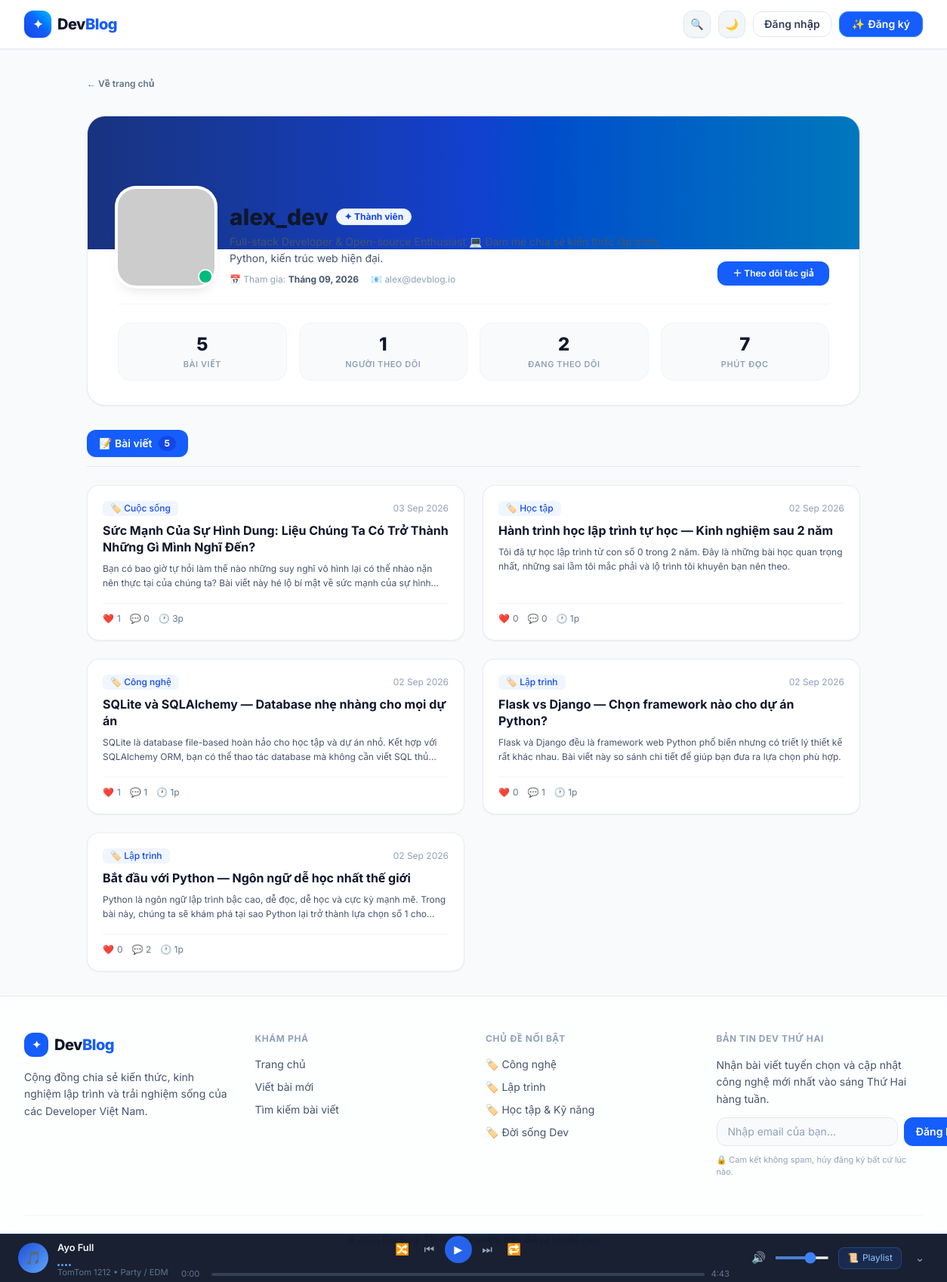
Page /profile/alex_dev on the committed database.
### models.py (models this page shows, shortened)
class User(UserMixin, db.Model):
    __tablename__ = 'users'
    id = db.Column(db.Integer, primary_key=True)
    username = db.Column(db.String(64), unique=True, nullable=False, index=True)
    email = db.Column(db.String(120), unique=True, nullable=False, index=True)
    password_hash = db.Column(db.String(256), nullable=False)
    avatar = db.Column(db.String(300), nullable=True)
    bio = db.Column(db.String(500), nullable=True, default='Lập trình viên & Người yêu công nghệ 🚀')
    role = db.Column(db.String(20), nullable=False, default='user')        # 'admin' | 'user'
    is_banned = db.Column(db.Boolean, nullable=False, default=False)      # True: bị khóa tài khoản
    created_at = db.Column(db.DateTime, default=utc_now)
    posts = db.relationship('Post', backref='author', lazy='dynamic', cascade='all, delete-orphan')
    likes    = db.relationship('Like',    backref='user', lazy='dynamic', cascade='all, delete-orphan')
    comments = db.relationship('Comment', backref='author', lazy='dynamic', cascade='all, delete-orphan')
    bookmarks = db.relationship('Bookmark', backref='user', lazy='dynamic', cascade='all, delete-orphan')
    notifications_received = db.relationship(
        'Notification',
        foreign_keys='Notification.recipient_id',
        backref='recipient',
        lazy='dynamic',
        cascade='all, delete-orphan',
        order_by='Notification.created_at.desc()'
    )
    followed = db.relationship(
        'User',
        secondary=followers,
        primaryjoin=(followers.c.follower_id == id),
        secondaryjoin=(followers.c.followed_id == id),
        backref=db.backref('followers', lazy='dynamic'),
        lazy='dynamic'
    )
    def get_avatar(self):
        if self.avatar and self.avatar.strip():
            return self.avatar.strip()
        return f'https://api.dicebear.com/7.x/bottts/svg?seed={self.username}&backgroundColor=7c6af7,22d3ee,4ade80'
    def short_joined_date(self):
        return self.created_at.strftime('Tháng %m, %Y')
    def followers_count(self):
        return self.followers.count()
    def following_count(self):
        return self.followed.count()

class Tag(db.Model):
    __tablename__ = 'tags'
    id = db.Column(db.Integer, primary_key=True)
    name = db.Column(db.String(50), unique=True, nullable=False, index=True)
    slug = db.Column(db.String(60), unique=True, nullable=False, index=True)
    created_at = db.Column(db.DateTime, default=utc_now)

class Post(db.Model):
    __tablename__ = 'posts'
    id = db.Column(db.Integer, primary_key=True)
    title = db.Column(db.String(200), nullable=False)
    summary = db.Column(db.String(400), nullable=False)
    content = db.Column(db.Text, nullable=False)
    category = db.Column(db.String(50), nullable=False, default='Uncategorized')
    read_time = db.Column(db.Integer, default=1)          # phút đọc
    created_at = db.Column(db.DateTime, default=utc_now)
    updated_at = db.Column(db.DateTime, default=utc_now, onupdate=utc_now)
    user_id = db.Column(db.Integer, db.ForeignKey('users.id'), nullable=True)
    cover_image = db.Column(db.String(500), nullable=True)
    cover_position = db.Column(db.String(50), nullable=True, default='50% 50%')
    tags = db.relationship(
        'Tag',
        secondary=post_tags,
        backref=db.backref('posts', lazy='dynamic'),
        lazy='subquery'
    )
    likes    = db.relationship('Like',    backref='post', lazy='dynamic', cascade='all, delete-orphan')
    comments = db.relationship(
        'Comment',
        backref='post',
        lazy='dynamic',
        cascade='all, delete-orphan',
        order_by='Comment.created_at.asc()'
    )
    def get_cover_image(self):
        if self.cover_image and self.cover_image.strip():
            url = self.cover_image.strip()
            if url.startswith(('http://', 'https://')):
                if 'images.unsplash.com' in url or any(url.lower().endswith(ext) for ext in ('.jpg', '.jpeg', '.png', '.webp', '.gif', '.svg')):
                    return url
            return url
    def get_cover_position(self):
        if self.cover_position and self.cover_position.strip():
            return self.cover_position.strip()
        return '50% 50%'
    def short_date(self):
        return self.created_at.strftime('%d %b %Y')
    def like_count(self):
        return self.likes.count()
    def comment_count(self):
        return self.comments.count()
    def is_liked_by(self, user):
        if user is None or not user.is_authenticated:
            return False
        return self.likes.filter_by(user_id=user.id).first() is not None

### blueprints/auth.py (the view)
@auth_bp.route('/user/<username>')
@auth_bp.route('/profile/<username>')
def user_profile(username):
    user = User.query.filter_by(username=username).first_or_404()
    tab = request.args.get('tab', 'posts')
    posts = Post.query.filter_by(user_id=user.id).order_by(Post.created_at.desc()).all()
    categories_count = len(set(p.category for p in posts))
    total_reading_time = sum(p.read_time for p in posts)
    saved_posts = []
    if current_user.is_authenticated and current_user.id == user.id:
        saved_posts = user.bookmarked_posts().all()
    followers_count = user.followers_count()
    following_count = user.following_count()
    is_following = current_user.is_following(user) if current_user.is_authenticated else False
    return render_template(
        'profile.html',
        user=user,
        posts=posts,
        saved_posts=saved_posts,
        active_tab=tab,
        categories_count=categories_count,
        total_reading_time=total_reading_time,
        followers_count=followers_count,
        following_count=following_count,
        is_following=is_following,
    )

### templates/profile.html (shortened to what this page needs)
{% extends 'base.html' %}
{% block content %}
<div class="max-w-5xl mx-auto space-y-8 fade-in">
  <div>
    <a href="{{ url_for('index') }}" class="inline-flex items-center gap-1.5 text-xs font-semibold text-slate-500 dark:text-slate-400 hover:text-blue-600 dark:hover:text-blue-400 transition">
      ← Về trang chủ
    </a>
  </div>
  <section class="bg-white dark:bg-slate-900 rounded-3xl border border-slate-200/80 dark:border-slate-800 shadow-xs overflow-hidden transition-colors">
    <div class="h-36 sm:h-44 bg-gradient-to-r from-blue-900 via-blue-700 to-sky-600 relative">
      <div class="absolute inset-0 bg-black/10"></div>
    </div>
    <div class="px-6 sm:px-10 pb-8 relative -mt-16 sm:-mt-20">
      <div class="flex flex-col sm:flex-row items-start sm:items-end justify-between gap-6 pb-6 border-b border-slate-100 dark:border-slate-800">
        <div class="flex flex-col sm:flex-row items-start sm:items-end gap-5">
          <div class="relative">
            <img src="{{ user.get_avatar() }}" alt="{{ user.username }}" class="w-28 h-28 sm:w-32 sm:h-32 rounded-3xl object-cover ring-4 ring-white dark:ring-slate-900 shadow-lg bg-white dark:bg-slate-800" />
            <span class="absolute bottom-1 right-1 w-4 h-4 bg-emerald-500 ring-2 ring-white dark:ring-slate-900 rounded-full" title="Đang hoạt động"></span>
          </div>
          <div class="space-y-1">
            <div class="flex items-center gap-2.5 flex-wrap">
              <h1 class="text-2xl sm:text-3xl font-extrabold text-slate-900 dark:text-white">{{ user.username }}</h1>
              <span class="px-2.5 py-0.5 rounded-full bg-blue-50 dark:bg-blue-950 text-blue-700 dark:text-blue-300 font-bold text-xs border border-blue-100 dark:border-blue-900/50">✦ Thành viên</span>
            </div>
            <p class="text-sm text-slate-600 dark:text-slate-300 max-w-xl leading-relaxed">
              {{ user.bio or 'Chưa có lời giới thiệu.' }}
            </p>
            <div class="flex items-center gap-4 text-xs text-slate-400 dark:text-slate-500 pt-1">
              <span>📅 Tham gia: <strong class="text-slate-600 dark:text-slate-300">{{ user.short_joined_date() }}</strong></span>
              <span>📧 {{ user.email }}</span>
            </div>
          </div>
        </div>
        <div class="flex items-center gap-2.5 shrink-0 self-stretch sm:self-auto justify-end">
          {% if current_user.is_authenticated and current_user.id == user.id %}
            <a href="{{ url_for('profile_edit') }}" class="px-4 py-2 rounded-xl bg-slate-100 dark:bg-slate-800 hover:bg-slate-200 dark:hover:bg-slate-700 text-slate-700 dark:text-slate-200 font-semibold text-xs transition" id="edit-profile-btn">
              ⚙️ Sửa hồ sơ
            </a>
            <a href="{{ url_for('post_new') }}" class="px-4 py-2 rounded-xl bg-blue-600 hover:bg-blue-700 text-white font-semibold text-xs shadow-xs transition" id="profile-new-post-btn">
              ✏️ Viết bài
            </a>
          {% else %}
            <a href="{{ url_for('login') }}" class="px-5 py-2 rounded-xl bg-blue-600 hover:bg-blue-700 text-white font-semibold text-xs transition shadow-xs" title="Đăng nhập để theo dõi">
              ＋ Theo dõi tác giả
            </a>
          {% endif %}
        </div>
      </div>
      <div class="grid grid-cols-2 sm:grid-cols-4 gap-4 pt-6 text-center">
        <div class="p-3 rounded-2xl bg-slate-50 dark:bg-slate-800/60 border border-slate-100 dark:border-slate-800">
          <div class="text-xl sm:text-2xl font-extrabold text-slate-900 dark:text-white">{{ posts|length }}</div>
          <div class="text-[11px] font-semibold text-slate-400 dark:text-slate-500 uppercase tracking-wider mt-0.5">Bài viết</div>
        </div>
        <div class="p-3 rounded-2xl bg-slate-50 dark:bg-slate-800/60 border border-slate-100 dark:border-slate-800">
          <div class="text-xl sm:text-2xl font-extrabold text-slate-900 dark:text-white" id="profile-followers-count">{{ followers_count }}</div>
          <div class="text-[11px] font-semibold text-slate-400 dark:text-slate-500 uppercase tracking-wider mt-0.5">Người theo dõi</div>
        </div>
        <div class="p-3 rounded-2xl bg-slate-50 dark:bg-slate-800/60 border border-slate-100 dark:border-slate-800">
          <div class="text-xl sm:text-2xl font-extrabold text-slate-900 dark:text-white" id="profile-following-count">{{ following_count }}</div>
          <div class="text-[11px] font-semibold text-slate-400 dark:text-slate-500 uppercase tracking-wider mt-0.5">Đang theo dõi</div>
        </div>
        <div class="p-3 rounded-2xl bg-slate-50 dark:bg-slate-800/60 border border-slate-100 dark:border-slate-800">
          <div class="text-xl sm:text-2xl font-extrabold text-slate-900 dark:text-white">{{ total_reading_time }}</div>
          <div class="text-[11px] font-semibold text-slate-400 dark:text-slate-500 uppercase tracking-wider mt-0.5">Phút đọc</div>
        </div>
      </div>
    </div>
  </section>
  <section class="space-y-6">
    <div class="flex items-center gap-3 border-b border-slate-200 dark:border-slate-800 pb-3" role="tablist">
      <a
        href="{{ url_for('user_profile', username=user.username, tab='posts') }}"
        class="inline-flex items-center gap-2 px-4 py-2 rounded-xl text-sm font-semibold transition {% if active_tab != 'saved' %}bg-blue-600 text-white shadow-xs{% else %}text-slate-600 dark:text-slate-400 hover:bg-slate-100 dark:hover:bg-slate-800{% endif %}"
        role="tab"
        id="tab-posts"
      >
        📝 Bài viết <span class="px-2 py-0.5 rounded-full text-xs font-bold {% if active_tab != 'saved' %}bg-blue-700 text-white{% else %}bg-slate-200 dark:bg-slate-800 text-slate-700 dark:text-slate-300{% endif %}">{{ posts|length }}</span>
      </a>
    </div>
    {% set display_posts = saved_posts if active_tab == 'saved' else posts %}
    <div class="grid grid-cols-1 md:grid-cols-2 gap-6" id="tab-panel-posts" role="tabpanel">
      {% if display_posts %}
        {% for post in display_posts %}
        <article class="post-card group bg-white dark:bg-slate-900 rounded-2xl border border-slate-200/80 dark:border-slate-800 shadow-xs hover:shadow-lg hover:-translate-y-1 transition duration-200 overflow-hidden flex flex-col cursor-pointer"
          data-post-url="{{ url_for('post_detail', post_id=post.id) }}" role="article" tabindex="0"
          aria-label="{{ post.title }}">
          <div class="p-5 flex-1 flex flex-col justify-between space-y-4">
            <div class="space-y-2">
              <div class="flex items-center justify-between text-xs">
                <div class="flex items-center gap-1.5 flex-wrap">
                  {% if post.tags %}
                  {% for tag in post.tags[:2] %}
                  <span class="px-2.5 py-0.5 rounded-md bg-blue-50 dark:bg-blue-950 text-blue-700 dark:text-blue-300 font-medium">🏷️ {{ tag.name }}</span>
                  {% endfor %}
                  {% else %}
                  <span class="px-2.5 py-0.5 rounded-md bg-slate-100 dark:bg-slate-800 text-slate-700 dark:text-slate-300 font-medium">{{ post.category }}</span>
                  {% endif %}
                </div>
                <span class="text-slate-400 dark:text-slate-500">{{ post.short_date() }}</span>
              </div>
              <h3 class="text-base font-bold text-slate-900 dark:text-white group-hover:text-blue-600 dark:group-hover:text-blue-400 transition leading-snug line-clamp-2">
                <a href="{{ url_for('post_detail', post_id=post.id) }}">{{ post.title }}</a>
              </h3>
              <p class="text-xs text-slate-600 dark:text-slate-400 line-clamp-2 leading-relaxed">{{ post.summary }}</p>
            </div>
            <div class="pt-3 border-t border-slate-100 dark:border-slate-800 flex items-center justify-between text-xs text-slate-500 dark:text-slate-400">
              <div class="flex items-center gap-3">
                <button class="card-like-btn flex items-center gap-1 hover:text-rose-600 transition {% if post.is_liked_by(current_user) %}liked text-rose-600 font-bold{% endif %}"
                  id="like-btn-{{ post.id }}" data-post-id="{{ post.id }}"
                  data-liked="{{ 'true' if post.is_liked_by(current_user) else 'false' }}" title="Thích bài viết"
                  type="button" onclick="event.stopPropagation()">
                  <span>❤️</span>
                  <span id="like-count-{{ post.id }}">{{ post.like_count() }}</span>
                </button>
                <span class="flex items-center gap-1">💬 {{ post.comment_count() }}</span>
                <span>🕐 {{ post.read_time }}p</span>
              </div>
            </div>
          </div>
        </article>
        {% endfor %}
      {% endif %}
    </div>
  </section>
</div>
{% endblock %}

### rows in the picture
User: username "alex_dev", bio "Full-stack Developer & Open-source Enthusiast 💻 Đam mê chia sẻ kiến thức lập trình, Python, kiến trúc web hiện đại.", short_joined_date "Tháng 09, 2026", email "alex@devblog.io"
Post: short_date "03 Sep 2026", title "Sức Mạnh Của Sự Hình Dung: Liệu Chúng Ta Có Trở Thành Những Gì Mình Nghĩ Đến?", summary "Bạn có bao giờ tự hỏi làm thế nào những suy nghĩ vô hình lại có thể nhào nặn nên thực tại của chúng ta? Bài viết này hé lộ bí mật về sức mạnh của sự…", like_count "1", comment_count "0", read_time "3"
Tag: name "Cuộc sống"
Post: short_date "02 Sep 2026", title "Hành trình học lập trình tự học — Kinh nghiệm sau 2 năm", summary "Tôi đã tự học lập trình từ con số 0 trong 2 năm. Đây là những bài học quan trọng nhất, những sai lầm tôi mắc phải và lộ trình tôi khuyên bạn nên theo.", like_count "0", comment_count "0", read_time "1"
Tag: name "Học tập"
Post: short_date "02 Sep 2026", title "SQLite và SQLAlchemy — Database nhẹ nhàng cho mọi dự án", summary "SQLite là database file-based hoàn hảo cho học tập và dự án nhỏ. Kết hợp với SQLAlchemy ORM, bạn có thể thao tác database mà không cần viết SQL…", like_count "1", comment_count "1", read_time "1"
Tag: name "Công nghệ"
Post: short_date "02 Sep 2026", title "Flask vs Django — Chọn framework nào cho dự án Python?", summary "Flask và Django đều là framework web Python phổ biến nhưng có triết lý thiết kế rất khác nhau. Bài viết này so sánh chi tiết để giúp bạn đưa ra lựa chọn phù hợp.", like_count "0", comment_count "1", read_time "1"
Tag: name "Lập trình"
Post: short_date "02 Sep 2026", title "Bắt đầu với Python — Ngôn ngữ dễ học nhất thế giới", summary "Python là ngôn ngữ lập trình bậc cao, dễ đọc, dễ học và cực kỳ mạnh mẽ. Trong bài này, chúng ta sẽ khám phá tại sao Python lại trở thành lựa chọn số 1…", like_count "0", comment_count "2", read_time "1"

### other values in the picture
{{ posts|length }} "5"
{{ followers_count }} "1"
{{ following_count }} "2"
{{ total_reading_time }} "7"
